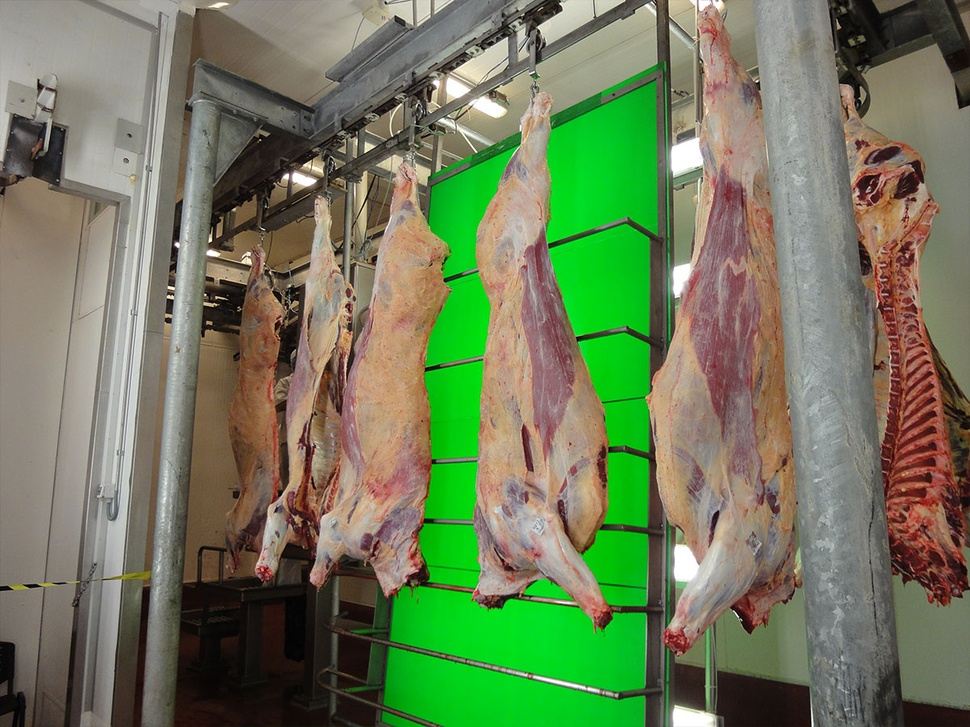
#> input picture images/carcasses.jpg, 970 x 727 px, shrunk from 1200 x 900 before the run
$ python test4.py
#> lines starting #> are read from the running program, lines starting #| are printed output that depends on the picture; after the words box and inside, x2 and y2 are one past the last pixel; in counts of white or black regions, pixels touching at a corner belong together
#> further down, img is the input picture: shape (727, 970, 3); mean B, G, R 90.1, 123.6, 110.7
import cv2
import numpy as np


# def detect_objects(image):
#     gray = cv2.cvtColor(image, cv2.COLOR_BGR2GRAY)
#     blurred = cv2.GaussianBlur(gray, (5, 5), 0)
#     edges = cv2.Canny(blurred, 50, 150)
#     _, thresh = cv2.threshold(gray, 130, 255, cv2.THRESH_BINARY)
#     contours, _ = cv2.findContours(edges, cv2.RETR_EXTERNAL, cv2.CHAIN_APPROX_SIMPLE)
#     (thresh_contours, _) = cv2.findContours(
#         edges, cv2.RETR_EXTERNAL, cv2.CHAIN_APPROX_SIMPLE
#     )
#
#     # Filter contours based on area and aspect ratio
#     # filtered_contours = [
#     #     cnt for cnt in contours if cv2.contourArea(cnt) > 10000 and is_rectangular(cnt)
#     # ]
#     filtered_contours = thresh_contours
#     return filtered_contours
#
def detect_objects(image):
    gray = cv2.cvtColor(image, cv2.COLOR_BGR2GRAY)
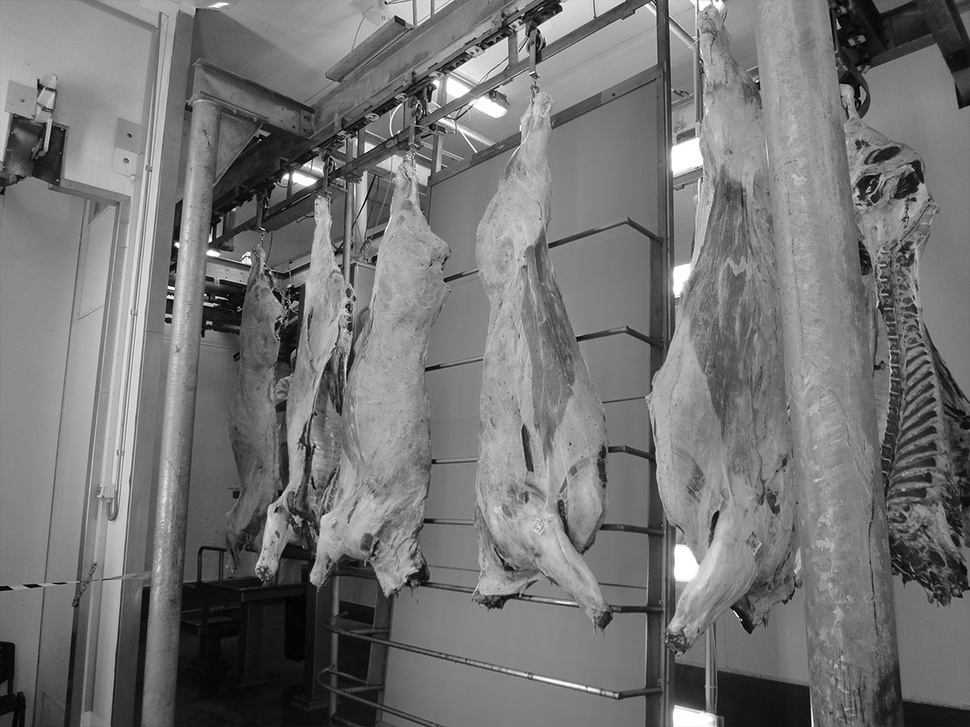
#> gray: shape (727, 970); min 0, max 255, mean 115.9
    blurred = cv2.GaussianBlur(gray, (5, 5), 0)
    edges = cv2.Canny(blurred, 50, 150)
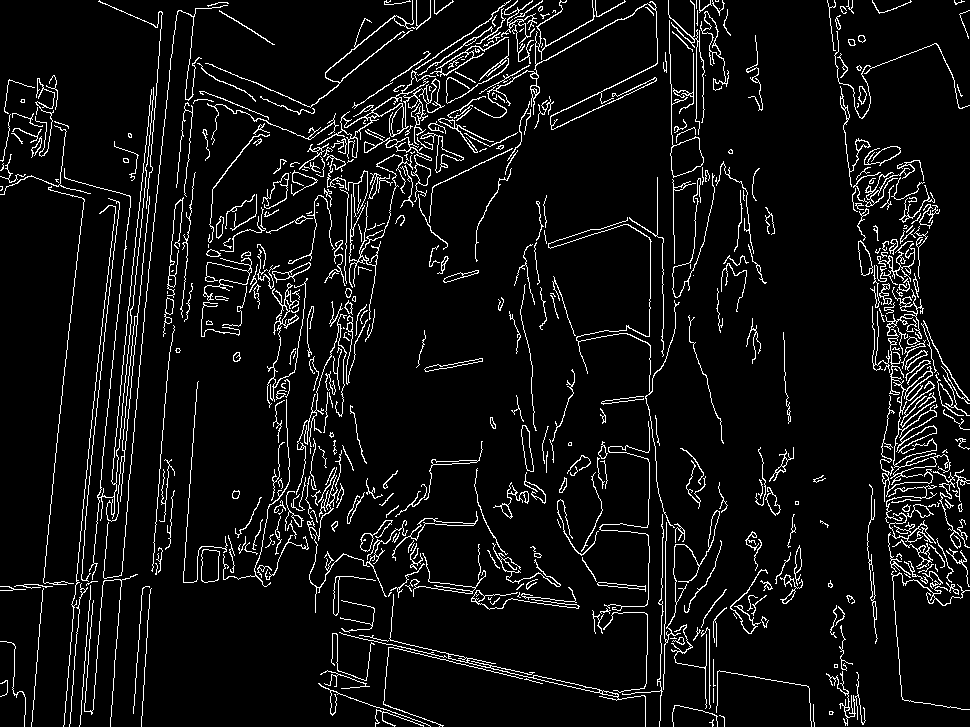
#> edges: shape (727, 970); 6.9% white in thin lines or dots

    # Apply Connected Component Analysis to identify and label connected components
    _, labels, stats, centroids = cv2.connectedComponentsWithStats(
        edges, connectivity=8
    )
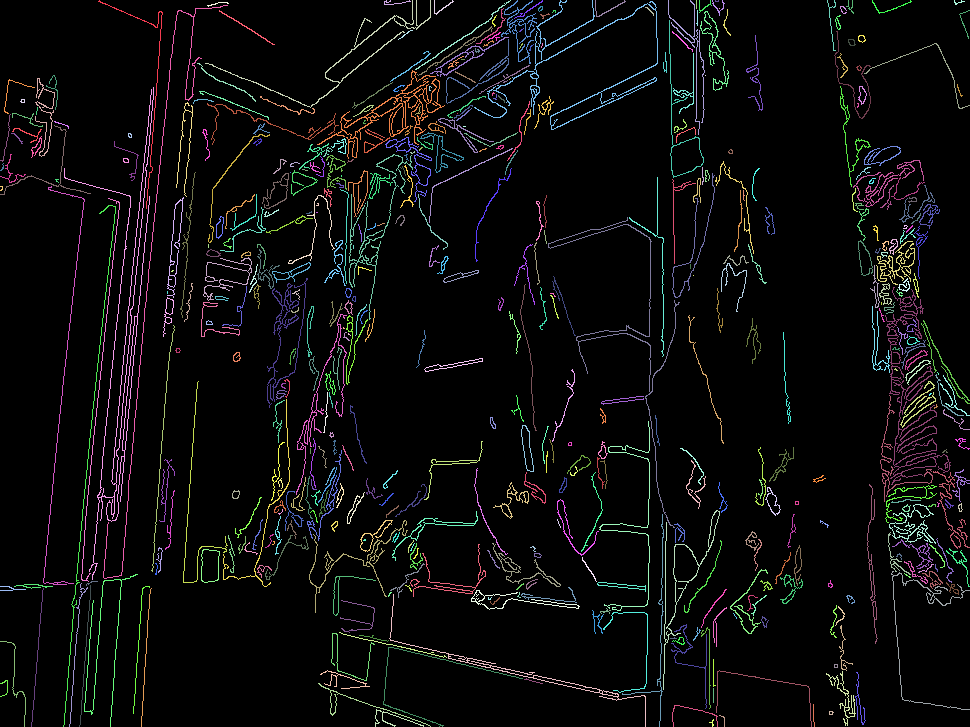
#> labels: shape (727, 970) int32; 521 distinct labels, from 0 to 520; one colour per label, 0 black
#> stats = 521 rows, first 6: [0, 0, 970, 727, 656841], [98, 0, 65, 209, 294], [384, 0, 27, 5, 40], [205, 0, 226, 108, 639], [434, 0, 20, 15, 47], [415, 0, 96, 70, 158]; centroids = 521 pairs, first value 1.22 to 964, second value 0.667 to 722.5

    # Filter components based on area to keep only larger objects
    min_area_threshold = 10000
    filtered_components = [
        i for i, stat in enumerate(stats) if stat[4] > min_area_threshold
    ]
#> filtered_components = [0]

    # Extract contours corresponding to the filtered components
    filtered_contours = [
        get_contour_from_component(labels, i) for i in filtered_components
    ]

    return filtered_contours


def get_contour_from_component(labels, component_index):
#> called with component_index = 0
    component_mask = (labels == component_index).astype(np.uint8)
#> component_mask: shape (727, 970); values 0 (black) and 1 (white), 93.1% white; black in thin lines or dots
    contours, _ = cv2.findContours(
        component_mask, cv2.RETR_EXTERNAL, cv2.CHAIN_APPROX_SIMPLE
    )
#> contours = 5 contours, 2 with area under 20; largest, box (x1, y1, x2, y2) and area: (0, 0, 970, 727) 701572, (435, 0, 452, 13) 104, (700, 0, 710, 10) 53
    return contours[0] if contours else None


def is_rectangular(cnt):
    x, y, w, h = cv2.boundingRect(cnt)
    aspect_ratio = w / h
    return aspect_ratio > 0


img = cv2.imread("images/carcasses.jpg")
contours = detect_objects(img)
#> in detect_objects, `filtered_contours = [ get_contour_from_component(labels, i) for i in f..`: filtered_contours = [[[0, 187], [0, 189], [1, 188], [1, 187]]]
#> contours = [[[0, 187], [0, 189], [1, 188], [1, 187]]]
cv2.drawContours(img, contours, -1, (255, 0, 0), 2)
#> img: shape (727, 970, 3); under 0.01% of pixels changed, all inside (x1, y1, x2, y2) = (0, 186, 3, 191)
cv2.imshow("img", img)

cv2.waitKey(0)

$ run again, with images/VBS-2000-03-eplusv-produktbilder-rind.jpg copied over images/carcasses.jpg
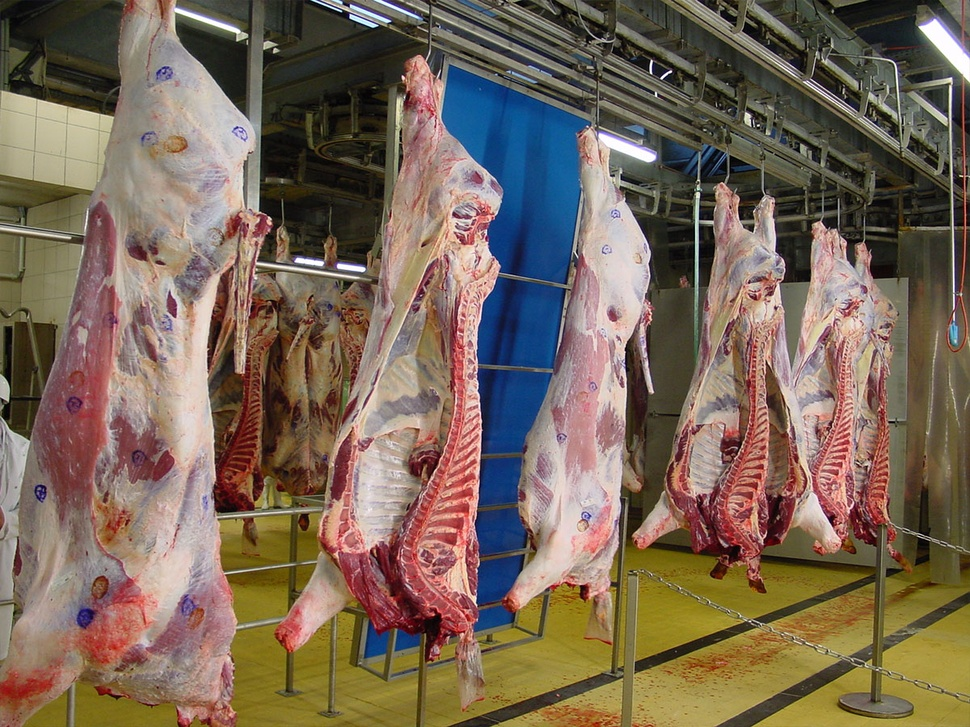
#> input picture images/VBS-2000-03-eplusv-produktbilder-rind.jpg, 970 x 727 px, shrunk from 1200 x 900 before the run
#> img is the input picture: shape (727, 970, 3); mean B, G, R 87.1, 103.2, 120.5
#> in detect_objects, `edges = cv2.Canny(blurred, 50, 150)`:
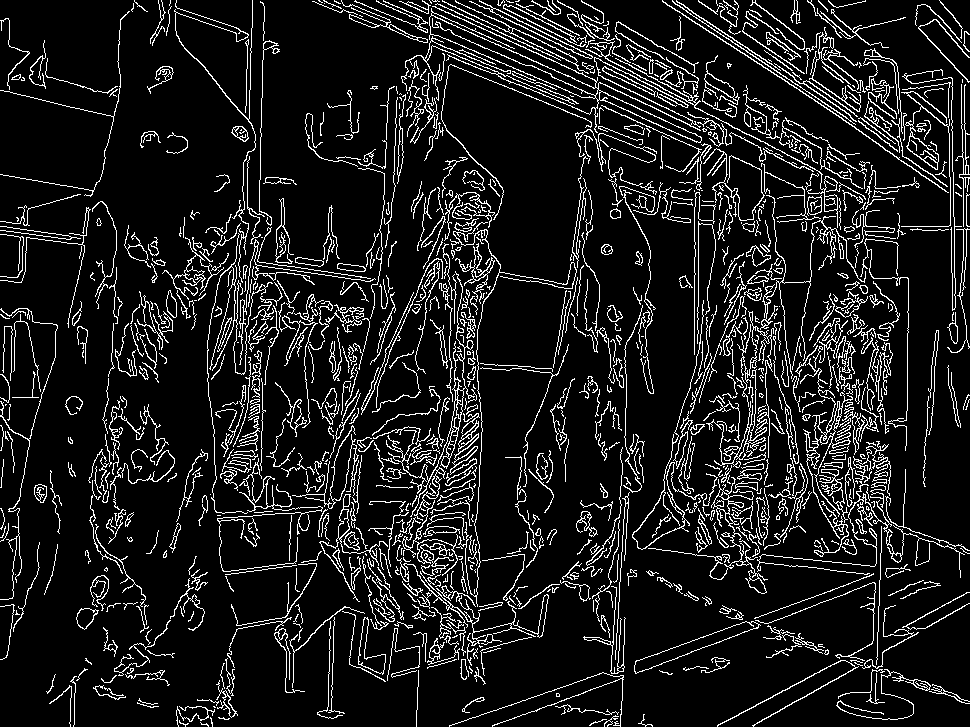
#> edges: shape (727, 970); 11% white in thin lines or dots
#> in detect_objects, `_, labels, stats, centroids = cv2.connectedComponentsWithStats( edges,..`:
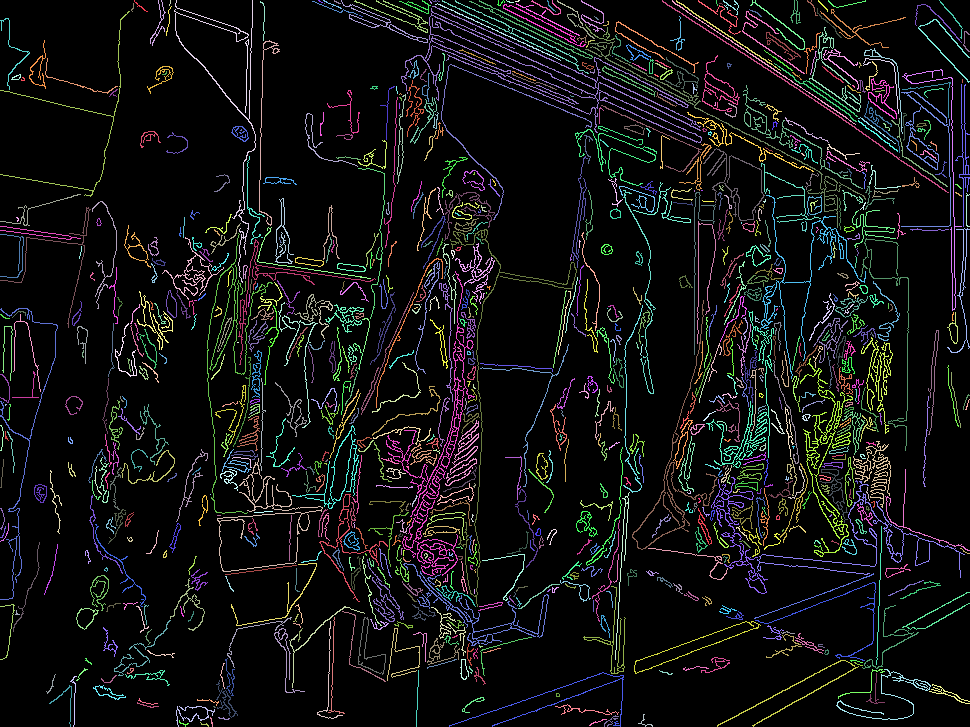
#> labels: shape (727, 970) int32; 977 distinct labels, from 0 to 976; one colour per label, 0 black
#> stats = 977 rows, first 6: [0, 0, 970, 727, 627798], [134, 0, 14, 12, 23], [150, 0, 16, 46, 105], [169, 0, 2, 6, 6], [174, 0, 82, 283, 740], [260, 1, 5, 40, 43]; centroids = 977 pairs, first value 1.83 to 966.9, second value 0.667 to 724
#> filtered_components = [0]
#> component_mask: shape (727, 970); values 0 (black) and 1 (white), 89% white; black in thin lines or dots
#> in get_contour_from_component, `contours, _ = cv2.findContours( component_mask, cv2.RETR_EXTERNAL, cv2..`: contours = 5 contours, 3 with area under 20; largest, box (x1, y1, x2, y2) and area: (0, 0, 970, 727) 700302, (533, 0, 560, 14) 103
#> filtered_contours = 1 item
#> img: shape (727, 970, 3); under 0.01% of pixels changed, all inside (x1, y1, x2, y2) = (0, 401, 4, 410)

$ run again, with images/VBS-2000-06-eplusv-produktbilder-rind.jpg copied over images/carcasses.jpg
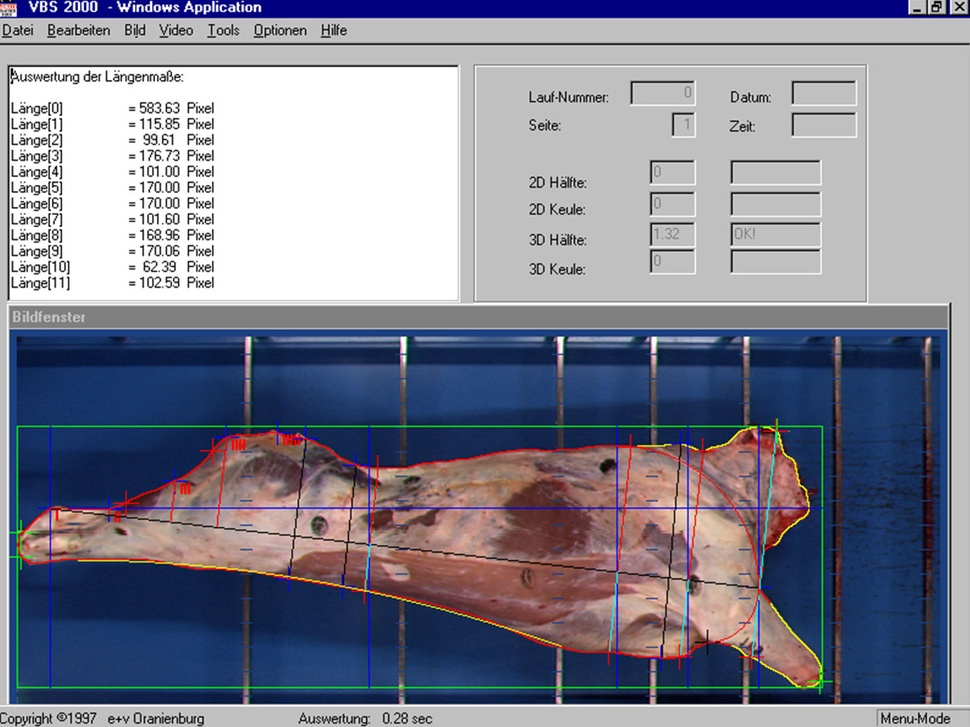
#> input picture images/VBS-2000-06-eplusv-produktbilder-rind.jpg, 970 x 727 px, shrunk from 1200 x 900 before the run
#> img is the input picture: shape (727, 970, 3); mean B, G, R 145.7, 130.6, 129.3
#> edges: shape (727, 970); 7.3% white in thin lines or dots
#> in detect_objects, `_, labels, stats, centroids = cv2.connectedComponentsWithStats( edges,..`:
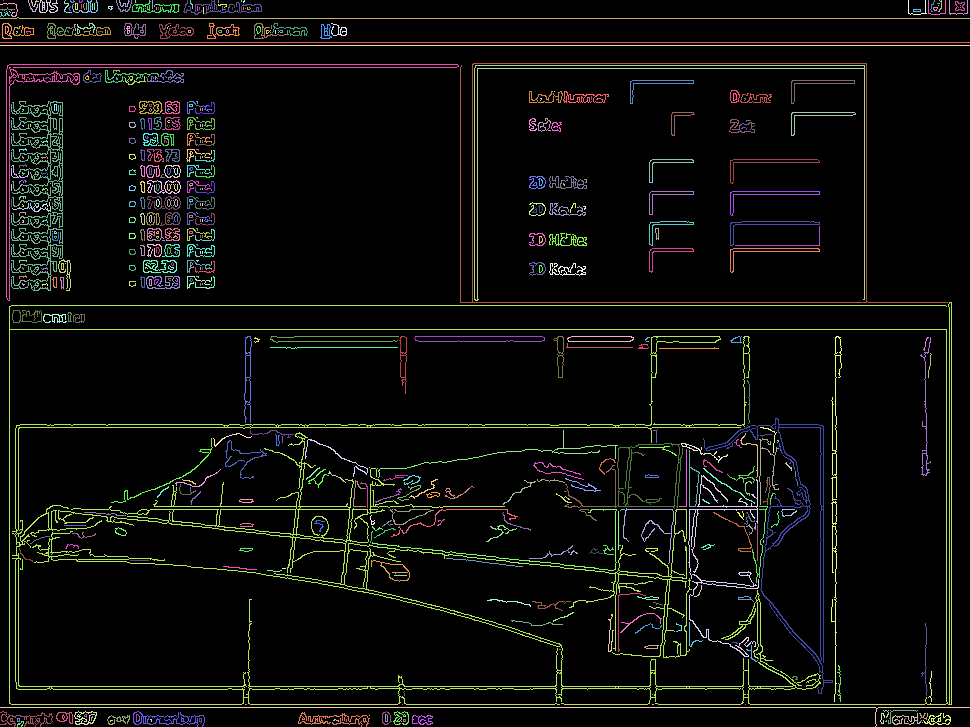
#> labels: shape (727, 970) int32; 539 distinct labels, from 0 to 538; one colour per label, 0 black
#> stats = 539 rows, first 6: [0, 0, 970, 727, 653709], [3, 0, 1, 1, 1], [28, 0, 10, 12, 26], [31, 0, 8, 7, 19], [39, 0, 19, 13, 105], [64, 0, 8, 13, 27]; centroids = 539 pairs, first value 3 to 960, second value 0 to 723.4
#> filtered_components = [0, 345]
#> component_mask: shape (727, 970); values 0 (black) and 1 (white), 92.7% white; black in thin lines or dots
#> in get_contour_from_component, `contours, _ = cv2.findContours( component_mask, cv2.RETR_EXTERNAL, cv2..`: contours = 10 contours, 7 with area under 20; largest, box (x1, y1, x2, y2) and area: (0, 46, 970, 727) 656809, (0, 0, 970, 42) 37084, (0, 43, 970, 45) 969
#> component_mask: shape (727, 970); values 0 (black) and 1 (white), 2.1% white in thin lines or dots, all inside (x1, y1, x2, y2) = (9, 302, 952, 705)
#> in get_contour_from_component (call 2), `contours, _ = cv2.findContours( component_mask, cv2.RETR_EXTERNAL, cv2..`: contours = 1 contour; box (x1, y1, x2, y2) and area: (9, 302, 952, 705) 346546
#> filtered_contours = 2 contours, 1 with area under 20; largest, box (x1, y1, x2, y2) and area: (9, 302, 952, 705) 346546
#> `contours = detect_objects(img)`: contours has the same summary as filtered_contours in detect_objects
#> `cv2.drawContours(img, contours, -1, (255, 0, 0), 2)`:
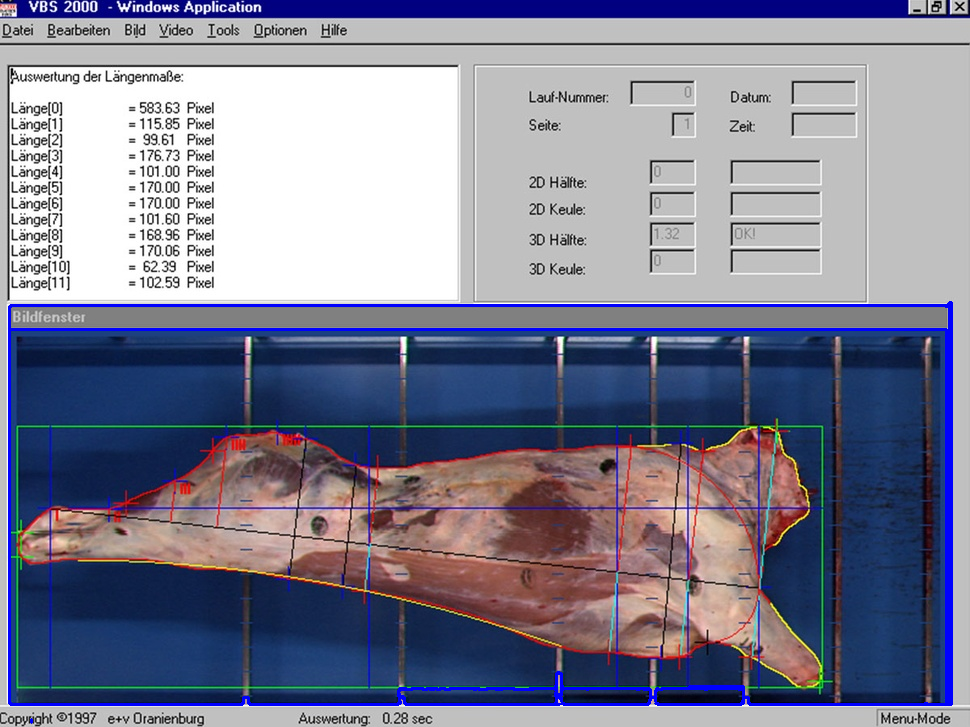
#> img: shape (727, 970, 3); 2.05% of pixels changed, all inside (x1, y1, x2, y2) = (8, 301, 953, 724)
